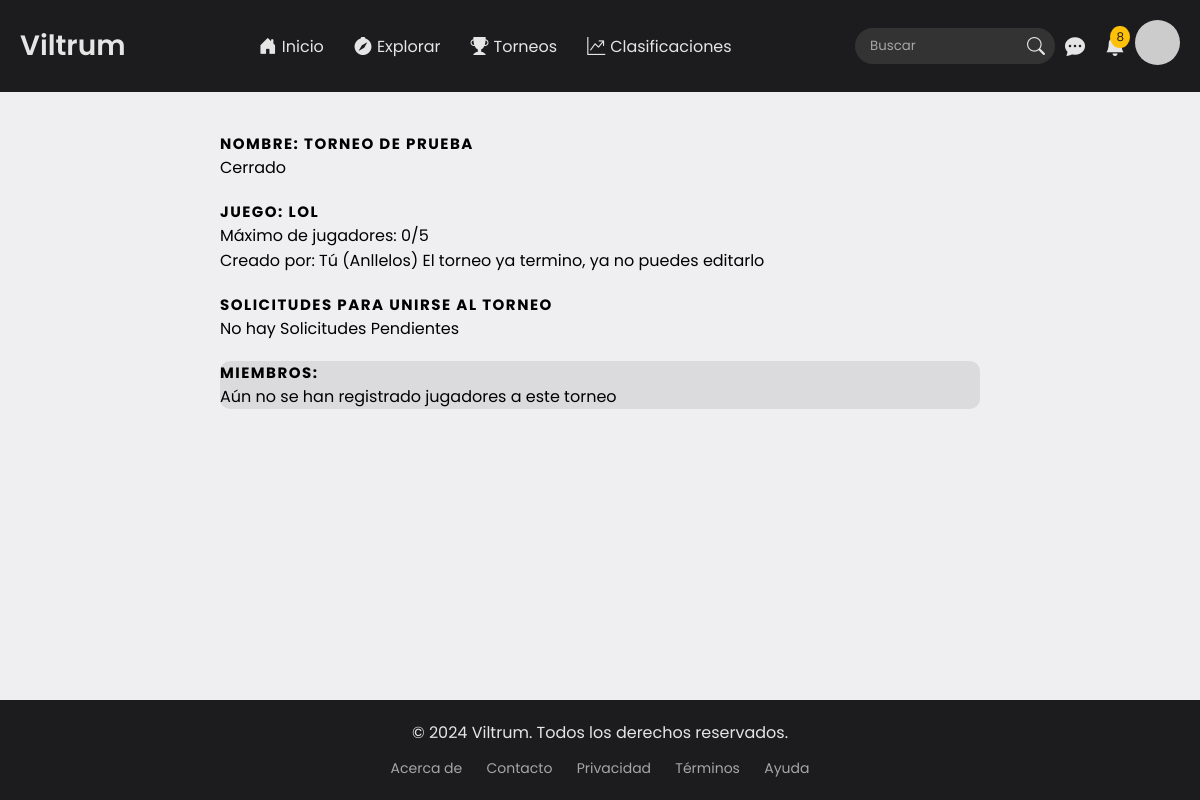
The page /tournament/view/1 (signed in) on the database its author committed.
### tournaments/models.py (models this page shows, shortened)
class Tournament(models.Model):
    GAME_CHOICES = [
        ("LoL", "League of Legends"),
        ("D2", "Dota 2"),
        ("CSGO", "Counter-Strike: Global Offensive"),
        ("VAL", "Valorant"),
        ("OW", "Overwatch"),
        ("PUBG", "PlayerUnknown's Battlegrounds"),
        ("FORT", "Fortnite"),
        ("Apex", "Apex Legends"),
        ("R6", "Rainbow Six Siege"),
        ("RL", "Rocket League")
    ]
    owner = models.ForeignKey(User, on_delete=models.CASCADE)  # Relación con el usuario
    name = models.CharField(max_length=255)
    game = models.CharField(max_length=255, choices=GAME_CHOICES)
    created_at = models.DateTimeField(auto_now_add=True)
    registration_deadline = models.DateTimeField(default=timezone.now() + timedelta(hours=72))  # Default to 72 hours after creation
    start_date = models.DateTimeField(null=True, blank=True)  # Start date of the tournament
    end_date = models.DateTimeField(null=True, blank=True)  # End date of the tournament
    status = models.BooleanField(max_length=20, default=True)  # Default status is "True"
    max_members = models.IntegerField(default=10)  # Define max members
    members = models.ManyToManyField(User, related_name='tournaments', blank=True)

### tournaments/views.py (the view)
# urls.py: path('tournament/view/<int:tournament_id>', views.view_tournament, name='view_tournament'),
def view_tournament(request, tournament_id):
    active_user = request.user
    tournament = get_object_or_404(Tournament, pk=tournament_id)
    tournament_inscriptions = TournamentInscription.objects.filter(tournament=tournament, status="P")
    tournament_members = TournamentInscription.objects.filter(tournament=tournament, status="A")
    user_inscription = TournamentInscription.objects.filter(tournament=tournament, user=active_user).first()
    n_members = tournament_members.count()
    is_full = tournament.max_members == n_members
    is_not_registered = user_inscription is None or user_inscription.status == "R"
    member_info = [
    {
        'member': member,
        'member_stats': PlayerStats.objects.filter(user=member.user, game=tournament.game, is_active=True).first() or False
    }
        for member in tournament_members
    ]
    data_context = {
        'tournament': tournament,
        'tournament_inscriptions': tournament_inscriptions,
        'member_info': member_info,
        'n_members':n_members,
        'is_not_registered':is_not_registered,
        'is_full':is_full
    }
    return render(request, 'tournament.html', data_context)

### core/context_processors.py (called while the page is built)
def user_role(request):
    if request.user.is_authenticated:
        if request.user.groups.filter(name='Sponsor').exists():
            return {'role': 'sponsor'}
        elif request.user.groups.filter(name='Gamer').exists():
            return {'role': 'gamer'}
        else:
            return {'role': 'other'}
    return {'role': 'guest'}

def notifications(request):
    if request.user.is_authenticated:
        notifications = NotificationSystem.objects.filter(receiver=request.user).order_by('-created_at')[:8]
        return {'notifications': notifications}
    return {'notifications': []}

def verification(request):
    if request.user.is_authenticated:
        verificate = ExtendedData.objects.filter(user=request.user, user_verification=True)
        if verificate.exists():
            return {'verified':True}
        else:
            return {'verified':False}
    return {'verified':False}

### tournaments/templates/tournament.html (shortened to what this page needs)
{% extends 'template.html' %}
{% load static %}
{% block extra_css %}
<link rel="stylesheet" href="{% static 'css/tournament.css' %}">
{% endblock %}
{% block content %}
<div class="tournament">
    <h2>Nombre: {{ tournament.name }}</h2>
    {% if tournament.status %} <span>Abierto</span> {% else %} <span>Cerrado</span> {% endif %}
    <h2>Juego: {{ tournament.game }}</h2>
    <span>Máximo de jugadores: {{ n_members }}/{{ tournament.max_members }}</span> <br>
    {% if user.id == tournament.owner.id %}
        <span>Creado por: Tú ({{ tournament.owner }})</span>
        {% if tournament.status %}
            <a href="{% url 'edit_tournament' tournament.id %}">Editar <i class="fa-regular fa-pen-to-square"></i></a>
        {% else %}
            <span>El torneo ya termino, ya no puedes editarlo</span>
        {% endif %}
        <h2>Solicitudes para unirse al torneo</h2>
        {% for inscription in tournament_inscriptions %}
            <span>{{ inscription.user }}</span>
            <a href="{% url 'accept_inscription' inscription_id=inscription.id tournament_id=tournament.id value=1 %}">Aceptar</a>
            <a href="{% url 'accept_inscription' inscription_id=inscription.id tournament_id=tournament.id value=2 %}">Rechazar</a>
            <br>
        {% empty %}
            <span>No hay Solicitudes Pendientes</span>
        {% endfor %}
    {% else %}
        <span>Creado por: {{ tournament.owner }}</span>
    {% endif %}
    <div class="tournament-members">
    <h2>Miembros:</h2>
    {% for item in member_info %}
        <div class="tournament-member">
            <a href="{% url 'profile' username=item.member.user %}"><span>{{ item.member.user }}</span></a>
            <p>
                {% if item.member_stats %}
                    {{item.member_stats.user_game}} <br>
                    {{item.member_stats.rank}} <br> </p>
                {% else %}
                    <span>El jugador no tiene estadísticas para este juego</span>
                {% endif %}
            {% if tournament.owner.id == user.id %}
                <form id="deleteForm-{{ item.member.id }}" action="{% url 'remove_member' inscription_id=item.member.id tournament_id=tournament.id %}" method="post" style="display:inline;">
                    {% csrf_token %}
                    <a href="#" onclick="confirmDeletion({{ item.member.id }}); return false;">
                        <i class="fa-solid fa-ban"></i> Eliminar
                    </a>
                </form>
            {% endif %}
        </div>
    {% empty %}
        <span>Aún no se han registrado jugadores a este torneo</span>
    {% endfor %}
    </div>
</div>
{% endblock %}

### core/static/core/css/template.css (style rules this page uses)
* { font-family: 'Poppins', sans-serif; margin: 0; padding: 0; box-sizing: border-box; }
body { background-color: #1C1C1E; color: #E5E5E5; display: flex; flex-direction: column; min-height: 100vh; }

### users/static/css/tournament.css (style rules this page uses)
h2 { margin-top: 20px; font-size: 15px; color: #000000; font-weight: 700; letter-spacing: 1.5px; text-transform: uppercase; }
span { color: black; }
.tournament { max-width: 800px; margin: auto; padding: 20px; }
.tournament-members { background-color: rgba(0, 0, 0, 0.082); border-radius: 10px; }

### rows shown on the page
Tournament: name "TORNEO DE PRUEBA", game "LOL", max_members "5", owner "Anllelos"

### other values the page prints
{{ notifications|length }} "8"
{{ n_members }} "0"
